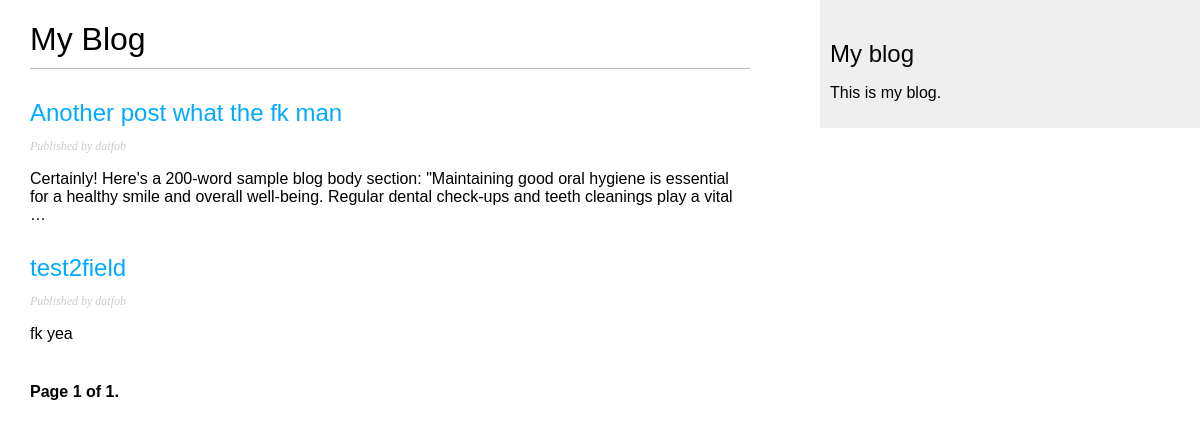
/blog/, run on an earlier commit of the app's database.
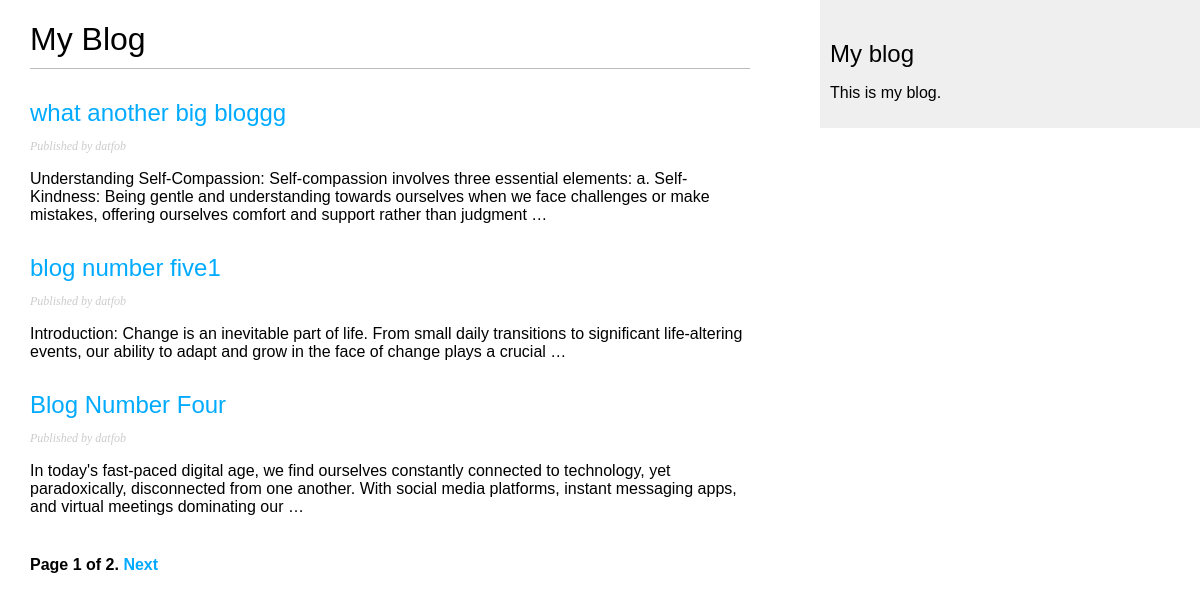
And on a later commit of the database.
### blog/models.py (models this page shows, shortened)
class Post(models.Model):
    class Status(models.TextChoices): # https://docs.djangoproject.com/en/4.2/ref/models/fields/#choices
        DRAFT = ('DF', 'Draft')
        PUBLISHED = ('PB', 'Published')
    objects = models.Manager()
    published_manager = PublishedManager()
    title = models.CharField(max_length=250)
    slug = models.SlugField(max_length=250,
                            unique_for_date='published')
    author = models.ForeignKey(User,
                               on_delete=models.CASCADE,
                               related_name='blog_posts')
    body = models.TextField()
    published = models.DateTimeField(default=timezone.now)
    created = models.DateTimeField(auto_now_add=True)
    updated = models.DateTimeField(auto_now=True)
    status = models.CharField(max_length=2,
                              choices = Status.choices,
                              default = Status.DRAFT)
    class Meta:
        ordering = ['-published']
        indexes= [
            models.Index(fields= ['-published']),
        ]
    def get_absolute_url(self):
        return reverse('blog:post_detail',
                       args=[self.published.year,
                             self.published.month,
                             self.published.day,
                             self.slug])

### blog/views.py (the view)
# urls.py: path('',views.post_list, name='post_list'),
def post_list(request):
    posts_list = Post.published_manager.all()
    paginator = Paginator(posts_list, 3)
    page_number = request.GET.get('page',1)
    print(request.META)
    try:
        posts = paginator.page(page_number)
    except PageNotAnInteger:
        posts = paginator.page(1)
    except EmptyPage:
        posts = paginator.page(paginator.num_pages)
    return render(request,
                  'blog/post/list.html',
                  {'posts': posts})

### blog/models.py (called while the page is built)
    def get_queryset(self):
        return super().get_queryset().filter(status = Post.Status.PUBLISHED)

### blog/templates/blog/post/list.html (shortened to what this page needs)
{% extends "blog/base.html" %}
{% block content %}
<h1>My Blog</h1>
{% for post in posts %}
<h2>
    <a href="{{ post.get_absolute_url }}">
        {{ post.title }}</a>
</h2>
<p class="date">
    Published {{post.publish }} by {{post.author}}
</p>
{{post.body|truncatewords:30|linebreaks }}
{% endfor %}
{% include "pagination.html" with page=posts %}
{% endblock %}

### blog/templates/blog/base.html (shortened to what this page needs)
{% load static %}
<!DOCTYPE html>
<html>
<head>
    <link href="{% static "css/blog.css" %}" rel="stylesheet">
</head>
<body>
    <div id="content">
        {% block content %}
        {% endblock %}
    </div>
    <div id="sidebar">
        <h2>My blog</h2>
        <p>This is my blog.</p>
    </div>
</body>
</html>

### blog/templates/pagination.html (shortened to what this page needs)
<div class="pagination">
    <span class="step-links">
      <span class="current">
        Page {{ page.number }} of {{ page.paginator.num_pages }}.
      </span>
      {% if page.has_next %}
        <a href="?page={{ page.next_page_number }}">Next</a>
      {% endif %}
    </span>
  </div>

### blog/static/css/blog.css (style rules this page uses)
body { margin: 0; padding: 0; font-family: helvetica, sans-serif; }
a { color: #00abff; text-decoration: none; }
h1 { font-weight: normal; border-bottom: 1px solid #bbb; padding: 0 0 10px 0; }
h2 { font-weight: normal; margin: 30px 0 0; }
#content { float: left; width: 60%; padding: 0 0 0 30px; }
#sidebar { float: right; width: 30%; padding: 10px; background: #efefef; height: 100%; }
p.date { color: #ccc; font-family: georgia, serif; font-size: 12px; font-style: italic; }
.pagination { margin: 40px 0; font-weight: bold; }

What changed in the data, as far as the page shows it:
no longer on this page (row unchanged): Post: title "Another post what the fk man", author "datfob", body "Certainly! Here's a 200-word sample blog body section: \"Maintaining good oral hygiene is essential for a healthy smile and overall well-being. Regular dental check-ups and teeth cleanings play a vital …"
no longer on this page (row unchanged): Post: title "test2field", author "datfob", body "fk yea"
added Post: title "what another big bloggg", author "datfob", body "Understanding Self-Compassion: Self-compassion involves three essential elements: a. Self-Kindness: Being gentle and understanding towards ourselves when we face challenges or make mistakes, offering ourselves comfort and support rather than judgment …"
added Post: title "blog number five1", author "datfob", body "Introduction: Change is an inevitable part of life. From small daily transitions to significant life-altering events, our ability to adapt and grow in the face of change plays a crucial …"
added Post: title "Blog Number Four", author "datfob", body "In today's fast-paced digital age, we find ourselves constantly connected to technology, yet paradoxically, disconnected from one another. With social media platforms, instant messaging apps, and virtual meetings dominating our …"
Also different on the page:
{{ page.paginator.num_pages }}: "1" → "2"
text now shown: "Next"
